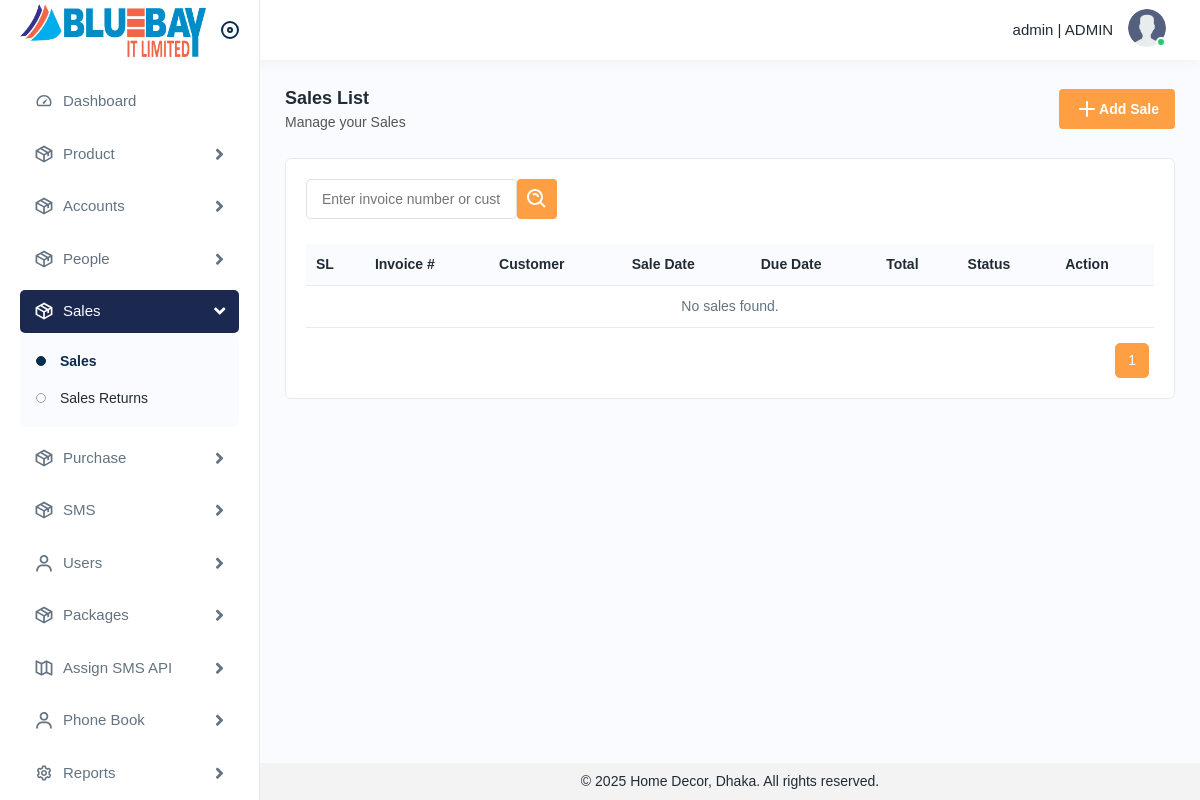
The app's page /sale/sales/ (signed in), older data.
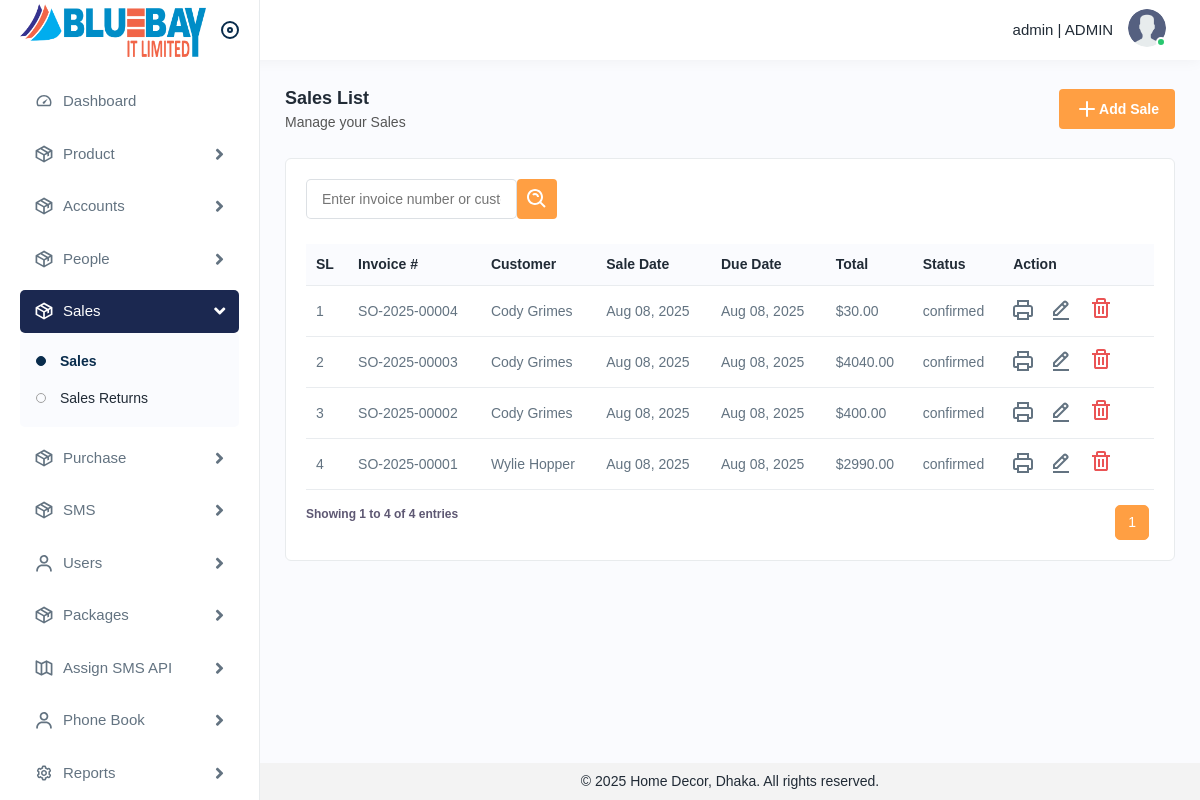
The same page, newer data.
### authentication/models.py (models this page shows, shortened)
class User(AbstractUser):
    class Gender(models.TextChoices):
        MALE = 'male', _('Male')
        FEMALE = 'female', _('Female')
        OTHERS = 'others', _('Others')
    class Region(models.TextChoices):
        LOCAL = 'local', _('Local')
        INTERNATIONAL = 'international', _('International')
    company_name = models.CharField(max_length=255, null=True, blank=True)
    local_masking_balance = models.DecimalField(default=0, max_digits=20, decimal_places=2, null=True, blank=True)
    local_non_masking_balance = models.DecimalField(default=0, max_digits=20, decimal_places=2, null=True, blank=True)
    local_masking_message_amount = models.IntegerField(default=0)
    local_non_masking_message_amount = models.IntegerField(default=0)
    internation_masking_balance = models.DecimalField(default=0, max_digits=20, decimal_places=2, null=True, blank=True)
    internation_non_masking_balance = models.DecimalField(default=0, max_digits=20, decimal_places=2, null=True, blank=True)
    internation_masking_message_amount = models.IntegerField(default=0)
    internation_non_masking_message_amount = models.IntegerField(default=0)
    package = models.ForeignKey('sms.Package', on_delete=models.SET_NULL, null=True, blank=True)
    region_type = models.CharField(max_length=20, choices=Region.choices, null=True, blank=True)
    primary_phone = PhoneNumberField(verbose_name='phone_number', null=True, blank=True)
    secondary_phone = PhoneNumberField(null=True, blank=True)
    sender_show_number = models.CharField(max_length=500, null=True, blank=True)
    balance_valid_till = models.DateField(null=True, blank=True)
    is_active = models.BooleanField(default=True)
    owner_user = models.ForeignKey('self', on_delete=models.RESTRICT, null=True, blank=True)
    role = models.ForeignKey(Role, on_delete=models.RESTRICT, null=True, blank=True)
    user_group = models.ForeignKey(UserGroup, on_delete=models.RESTRICT, null=True, blank=True)
    father_name = models.CharField(max_length=255, null=True, blank=True)
    mother_name = models.CharField(max_length=255, null=True, blank=True)
    address = models.CharField(max_length=255, null=True, blank=True)
    gender = models.CharField(max_length=6, choices=Gender.choices, default=Gender.MALE)
    date_of_birth = models.DateField(null=True, blank=True)
    profile_picture = models.ImageField(upload_to="users/profile_picture/", null=True, blank=True)
    nid_image = models.ImageField(upload_to="users/nid/", null=True, blank=True)
    nid_no = models.CharField(max_length=32, null=True, blank=True)
    trade_licence_image = models.ImageField(upload_to="users/nid/", null=True, blank=True)
    trade_licence_no = models.CharField(max_length=32, null=True, blank=True)
    created_at = models.DateTimeField(auto_now_add=True)
    updated_at = models.DateTimeField(auto_now=True)
    created_by = models.ForeignKey(settings.AUTH_USER_MODEL, on_delete= models.SET_NULL, related_name="+", null=True, blank=True)
    updated_by = models.ForeignKey(settings.AUTH_USER_MODEL, on_delete= models.SET_NULL, related_name="+", null=True, blank=True)
    class Meta:
        ordering = ('-id', )

class Role(models.Model):
    name = models.CharField(max_length=255)
    created_at = models.DateTimeField(auto_now_add=True)
    updated_at = models.DateTimeField(auto_now=True)
    created_by = models.ForeignKey(settings.AUTH_USER_MODEL, on_delete= models.SET_NULL, related_name="+", null=True, blank=True)
    updated_by = models.ForeignKey(settings.AUTH_USER_MODEL, on_delete= models.SET_NULL, related_name="+", null=True, blank=True)
    class Meta:
        ordering = ('-id', )

class Customer(BaseModel):
    name = models.CharField(max_length=255)
    phone = models.CharField(max_length=20)
    address = models.TextField(blank=True, null=True)
    is_active = models.BooleanField(default=True)

### sales/models.py (models this page shows, shortened)
class Sale(BaseModel):
    class Status(models.TextChoices):
        DRAFT = 'draft', 'Draft'
        CONFIRMED = 'confirmed', 'Confirmed'
        DELIVERED = 'delivered', 'Delivered'
        CANCELLED = 'cancelled', 'Cancelled'
    payment_ledger = models.ForeignKey(LedgerAccount, on_delete=models.RESTRICT, null=True, blank=True, related_name='sales_payment')
    customer = models.ForeignKey(Customer, on_delete=models.SET_NULL, null=True, related_name='customer_sales')
    invoice_number = models.CharField(max_length=100)
    sale_date = models.DateField()
    due_date = models.DateField(blank=True, null=True)
    subtotal = models.DecimalField(max_digits=12, decimal_places=2, default=0)
    discount = models.DecimalField(max_digits=12, decimal_places=2, default=0)
    tax = models.DecimalField(max_digits=12, decimal_places=2, default=0)
    total = models.DecimalField(max_digits=12, decimal_places=2, default=0)
    paid = models.DecimalField(max_digits=12, decimal_places=2, default=0)
    due = models.DecimalField(max_digits=12, decimal_places=2, default=0)
    note = models.TextField(blank=True, null=True)
    status = models.CharField(max_length=20, choices=Status.choices, default=Status.DRAFT)
    is_active = models.BooleanField(default=True)
    unique_fields = ['invoice_number']
    class Meta:
        ordering = ['-sale_date', '-id']
        verbose_name_plural = 'Sales'

### sales/views/sales.py (the view)
class SaleListView(LoginRequiredMixin, OwnerFilterMixin, ListView):
    model = Sale
    template_name = 'sales/list.html'
    context_object_name = 'sale_list'
    def get_queryset(self):
        qs = super().get_queryset().select_related('customer')
        search = self.request.GET.get('search_input', '').strip()
        status = self.request.GET.get('status', '').strip()
        if search:
            qs = qs.filter(
                Q(invoice_number__icontains=search) |
                Q(customer__name__icontains=search)
            )
        if status:
            qs = qs.filter(status=status)
        return qs
    def get_context_data(self, **kwargs):
        context = super().get_context_data(**kwargs)
        context['search'] = self.request.GET.get('search', '')
        context['selected_status'] = self.request.GET.get('status', '')
        context['status_choices'] = Sale.Status.choices
        queryset = context.get('sale_list')
        paginator = Paginator(queryset, 50)
        page_number = self.request.GET.get('page')
        page_obj = paginator.get_page(page_number)
        context['sale_list'] = page_obj
        return context
    def render_to_response(self, context, **response_kwargs):
        if self.request.headers.get('x-requested-with') == 'XMLHttpRequest':
            html = render_to_string('sales/_table_fragment.html', context=context, request=self.request)
            return JsonResponse({'html': html})
        return super().render_to_response(context, **response_kwargs)

### sales/templates/sales/list.html (shortened to what this page needs)
{% extends 'base.html' %}
{% load static %}
{% block base %}
<div class="page-wrapper">
    <div class="content">
        <div class="page-header">
            <div class="page-title">
                <h4>Sales List</h4>
                <h6>Manage your Sales</h6>
            </div>
            <div class="page-btn">
                <a href="{% url 'sale_create' %}" class="btn btn-added">
                    <img src="{% static 'img/icons/plus.svg' %}" alt="img"> Add Sale
                </a>
            </div>
        </div>
        <div class="card">
            <div class="card-body">
                <form id="filterForm" method="get" action="{% url 'sale_list' %}">
                    <div class="table-top">
                        <div class="search-set">
                            <div class="form-group mb-0">
                                <input type="text" name="search_input" placeholder="Enter invoice number or customer name" value="{% if filter_search_input %}{{ filter_search_input }}{% endif%}">
                            </div>
                            <div class="col-lg-2 col-sm-6 col-4 pl-0">
                                <div class="form-group mb-0">
                                    <button type="submit" class="btn btn-filters"><img src="{% static 'img/icons/search-whites.svg' %}" alt="img"></button>
                                </div>
                            </div>
                        </div>
                    </div>
                </form>
                {% include 'sales/_table_fragment.html' %}
            </div>
        </div>
    </div>
</div>
{% endblock base %}

### templates/particals/navbar.html (shortened to what this page needs)
{% load static %}
    <div class="header">
      <div class="header-left active">
        <a href="{% url 'home' %}" class="logo">
          <img src="{% static 'img/full-logo.png' %}" alt="" />
        </a>
        <a id="toggle_btn" href=""> </a>
      </div>
      <ul class="nav user-menu">
        <li class="nav-item dropdown has-arrow main-drop">
          <a
            href=""
            class="dropdown-toggle nav-link userset"
            data-bs-toggle="dropdown"
          >
          <span style="padding-right: 15px;">
              <span>{{ request.user.username }} </span> |
              <span class="pr-2">{{ request.user.role.name}}</span>
          </span>
            <span class="user-img"
              >
              {% if request.user.profile_picture %}
                <img src="{{request.user.profile_picture.url}}">
              {% else %}
                <img src="{% static 'img/icons/avator.png' %}">
              {% endif %}
              <span class="status online"></span
            ></span>
          </a>
        </li>
      </ul>
  </div>

### sales/templates/sales/_table_fragment.html (shortened to what this page needs)
{% load static %}
<div id="sale-list">
    <div class="table-responsive">
        <table class="table">
            <thead>
                <tr>
                    <th>SL</th>
                    <th>Invoice #</th>
                    <th>Customer</th>
                    <th>Sale Date</th>
                    <th>Due Date</th>
                    <th>Total</th>
                    <th>Status</th>
                    <th>Action</th>
                </tr>
            </thead>
            <tbody>
                {% for sale in sale_list %}
                    <tr>
                        <td>{{ sale_list.start_index|add:forloop.counter0 }}</td>
                        <td>{{ sale.invoice_number }}</td>
                        <td>{{ sale.customer.name|default:"N/A" }}</td>
                        <td>{{ sale.sale_date|date:"M d, Y" }}</td>
                        <td>{{ sale.due_date|date:"M d, Y"|default:"N/A" }}</td>
                        <td>${{ sale.total|floatformat:2 }}</td>
                        <td>{{ sale.status }}</td>
                        <td>
                            <a class="me-3" href="{% url 'sale_invoice_pdf' sale.id %}" title="Download Invoice PDF" target='__blank'>
                                <img src="{% static 'img/icons/printer.svg' %}" alt="Print Invoice">
                            </a>
                            <a class="me-3" href="{% url 'sale_update' sale.id %}">
                                <img src="{% static 'img/icons/edit.svg' %}" alt="img">
                            </a>
                            <a class="me-3 confirm-text delete-btn" href="#" data-url="{% url 'sale_delete' sale.id %}">
                                <img src="{% static 'img/icons/delete.svg' %}" alt="img">
                            </a>
                        </td>
                    </tr>
                {% empty %}
                    <tr>
                        <td colspan="8" class="text-center">No sales found.</td>
                    </tr>
                {% endfor %}
            </tbody>
        </table>
    </div>
    <div class="pagination-container d-flex justify-content-between">
        <div class="pagination table-info">
            {% if sale_list %}
                <p>
                    Showing
                    {{ sale_list.start_index }}
                    to
                    {{ sale_list.end_index }}
                    of
                    {{ sale_list.paginator.count }}
                    entries
                </p>
            {% endif %}
        </div>
        <nav aria-label="Page navigation">
            <ul class="pagination">
                {% for num in sale_list.paginator.page_range %}
                    {% if sale_list.number < 5 %}
                        {% if num <= 5 %}
                            <li class="page-item {% if sale_list.number == num %}active{% endif %}">
                                <a class="page-link" href="?page={{ num }}" data-page="{{ num }}">{{ num }}</a>
                            </li>
                        {% endif %}
                    {% else %}
                        {% if num >= sale_list.number|add:-1 and num <= sale_list.number|add:1 %}
                            <li class="page-item {% if sale_list.number == num %}active{% endif %}">
                                <a class="page-link" href="?page={{ num }}" data-page="{{ num }}">{{ num }}</a>
                            </li>
                        {% endif %}
                    {% endif %}
                {% endfor %}
            </ul>
        </nav>
    </div>
</div>

Row changes from the older to the newer data that the page shows:
added Sale: start_index|add "1", invoice_number "SO-2025-00004", customer.name "Cody Grimes", sale_date "Aug 08, 2025", due_date "Aug 08, 2025", total "30.00", status "confirmed"
added Sale: start_index|add "2", invoice_number "SO-2025-00003", customer.name "Cody Grimes", sale_date "Aug 08, 2025", due_date "Aug 08, 2025", total "4040.00", status "confirmed"
added Sale: start_index|add "3", invoice_number "SO-2025-00002", customer.name "Cody Grimes", sale_date "Aug 08, 2025", due_date "Aug 08, 2025", total "400.00", status "confirmed"
added Sale: start_index|add "4", invoice_number "SO-2025-00001", customer.name "Wylie Hopper", sale_date "Aug 08, 2025", due_date "Aug 08, 2025", total "2990.00", status "confirmed"
Text that changed along with them:
{{ sale_list.start_index }}: (not shown) → "1"
{{ sale_list.end_index }}: (not shown) → "4"
{{ sale_list.paginator.count }}: (not shown) → "4"
text no longer shown: "No sales found."
text now shown: "Showing to of entries"
